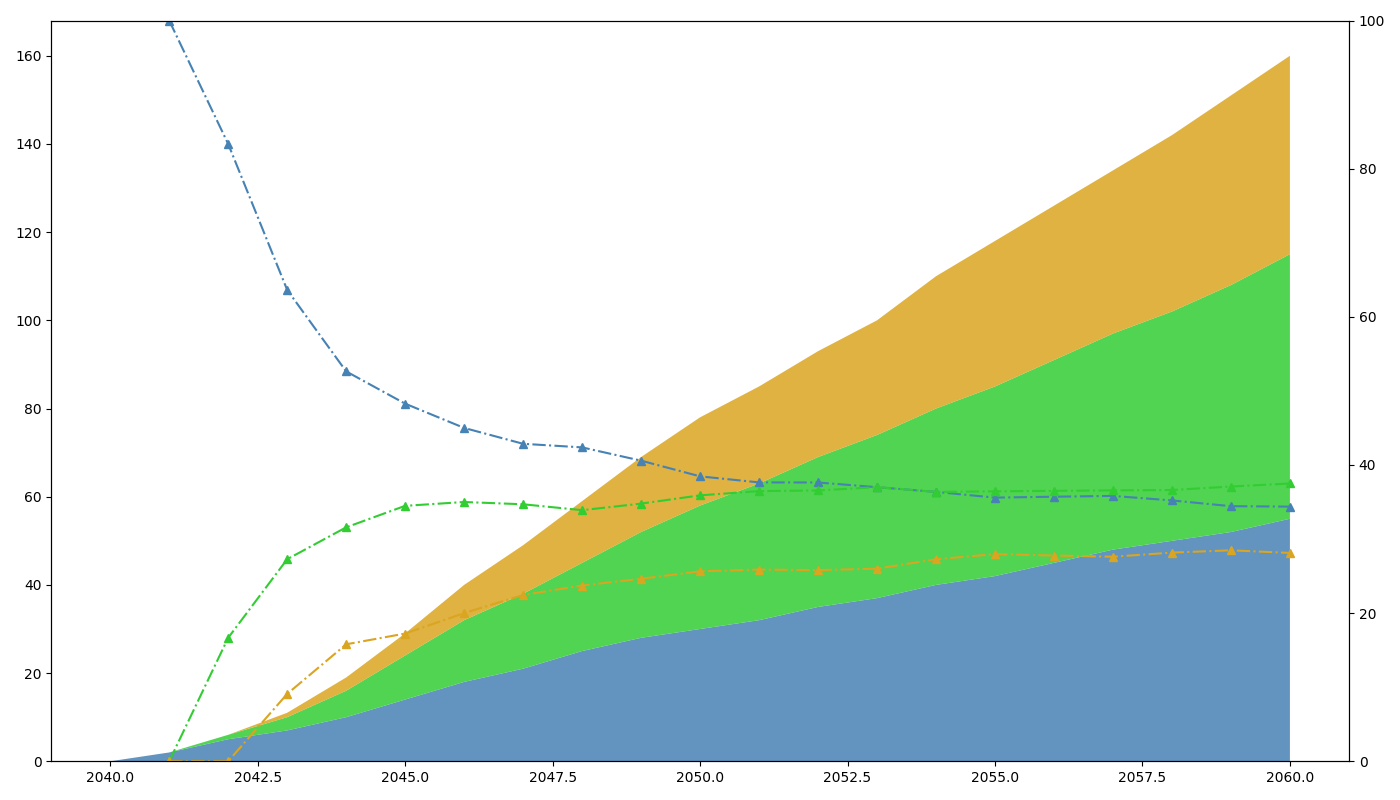

The Python source for this figure:
import matplotlib.pyplot as plt
import numpy as np

years = np.arange(2040, 2061)

moon = np.array([0, 2, 5, 7, 10, 14, 18, 21, 25, 28, 30, 32, 35, 37, 40, 42, 45, 48, 50, 52, 55])
mars = np.array([0, 0, 1, 3, 6, 10, 14, 17, 20, 24, 28, 31, 34, 37, 40, 43, 46, 49, 52, 56, 60])
europa = np.array([0, 0, 0, 1, 3, 5, 8, 11, 14, 17, 20, 22, 24, 26, 30, 33, 35, 37, 40, 43, 45])

data = np.vstack([moon, mars, europa])

colors = ['#4682B4', '#32CD32', '#DAA520']

fig, ax = plt.subplots(figsize=(14, 8))

ax.stackplot(years, data, colors=colors, alpha=0.85)

ax.grid(False)

# Calculate percentages for remaining datasets
total_settlements = moon + mars + europa
perc_moon = 100 * moon / total_settlements
perc_mars = 100 * mars / total_settlements
perc_europa = 100 * europa / total_settlements

ax2 = ax.twinx()
ax2.plot(years, perc_moon, '^-.', color='#4682B4')
ax2.plot(years, perc_mars, '^-.', color='#32CD32')
ax2.plot(years, perc_europa, '^-.', color='#DAA520')
ax2.set_ylim(0, 100)

plt.tight_layout()

plt.show()
